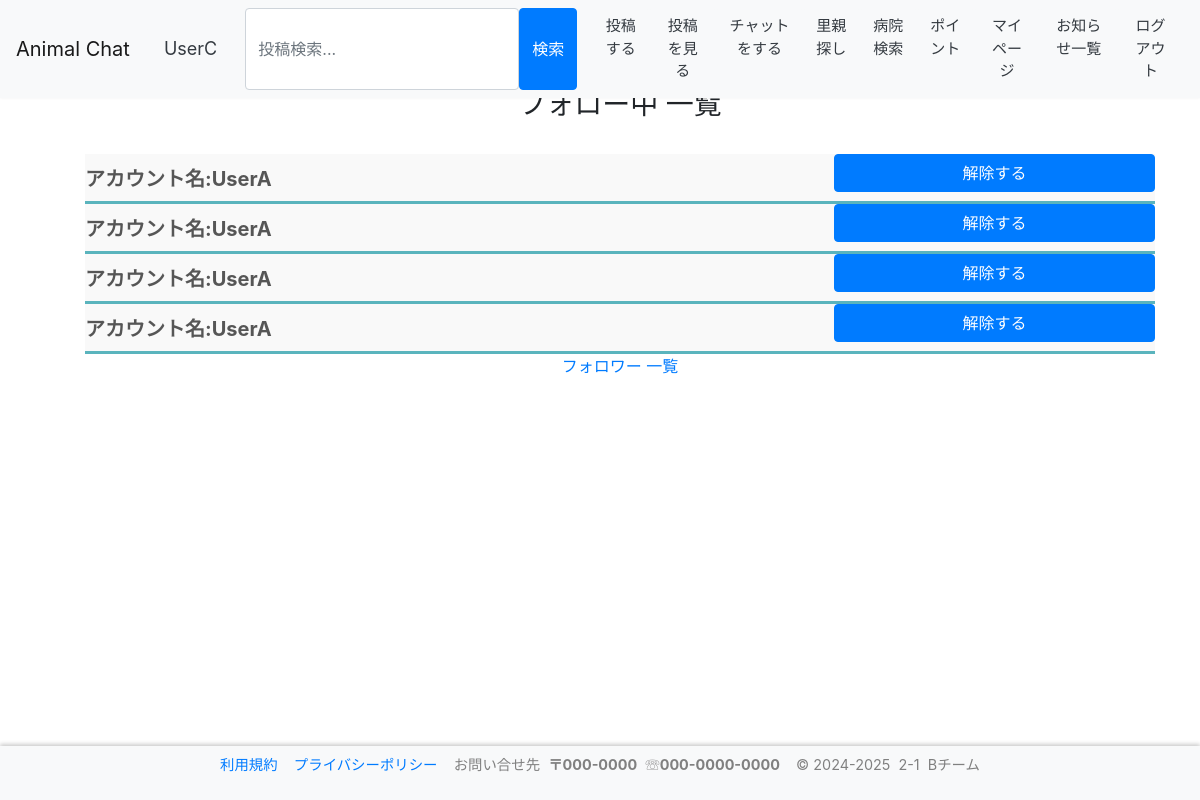
Before: /contents/mypage/follow/ (signed in) with the older database file.
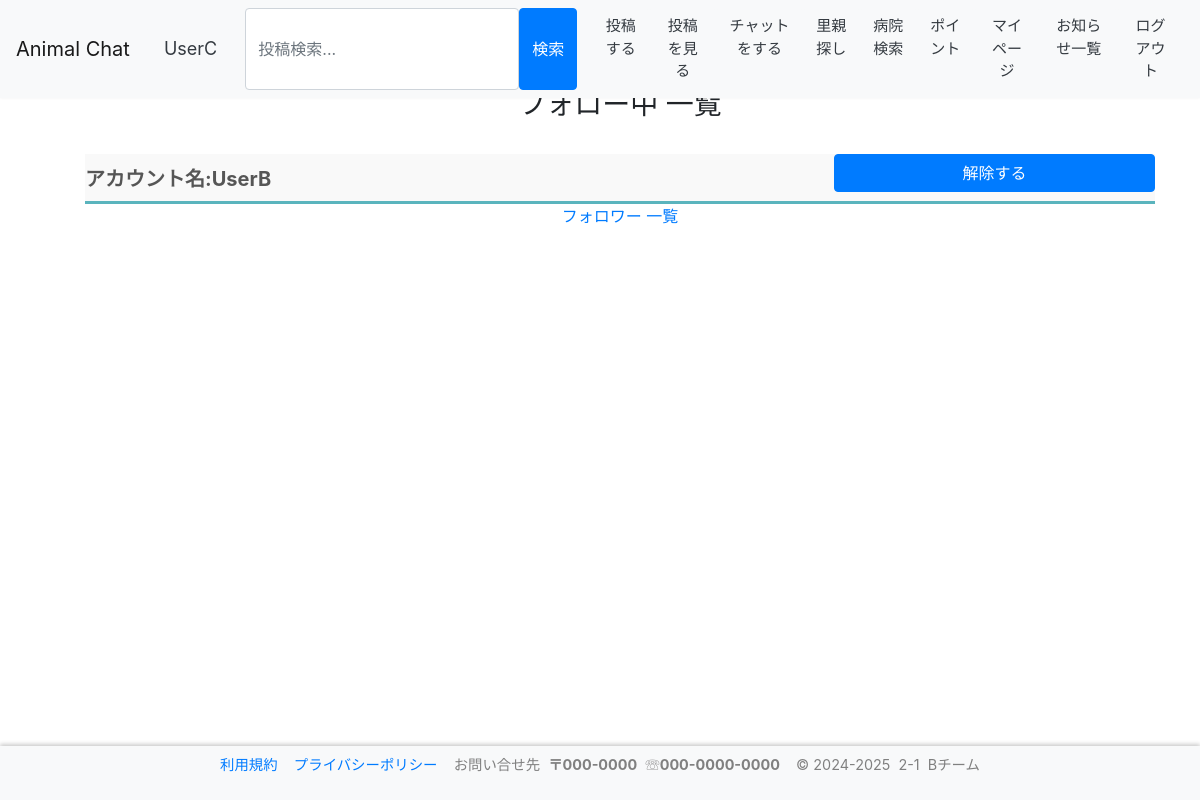
After: the same page with the newer database file.
### contents/models.py (models this page shows)
class FollowList(models.Model):
    id = models.AutoField(primary_key=True)
    follow = models.IntegerField(
        gettext_lazy("アカウントID"),
        null=False,
    )
    follow_name = models.CharField(
        gettext_lazy("アカウント名"),
        null=False,
        max_length=128,
        default='',
        blank=True,
    )
    follow_er = models.IntegerField(
        gettext_lazy("アカウントID"),
        null=False,
    )
    follow_er_name = models.CharField(
        gettext_lazy("アカウント名"),
        null=False,
        max_length=128,
        default='',
        blank=True,
    )

### contents/views.py (the view, shortened to what this page needs)
# urls.py: path('mypage/follow/',views.FollowView.as_view(), name='follow'),
class FollowView(ListView):
    template_name = "contents/follow_list.html"
    model = FollowList
    paginate_by = 10
    context_object_name = "flist"
    def get_queryset(self):
        user = self.request.user
        queryset = FollowList.objects.filter(follow=user.id)
        return queryset

### accounts/models.py (called while the page is built)
    def __str__(self):
        return self.__unicode__()

    def __unicode__(self):
        return self.screen_name or self.email

### templates/contents/follow_list.html (shortened to what this page needs)
{% extends "base.html" %}
{% load static %}
{% block content %}
<br>
<ul>
    <h3 style="text-align:center;">フォロー中 一覧</h3>
    <br>
    {% if flist %}
    {% for data in flist %}
    <form  method="post">
        <div class="tab_item2" >
            <div style="display:flex;">
                <div style="width:70%;text-align:left;">
                    <div>
                        <label for="programming" style="">アカウント名:{{ data.follow_er_name }}</label>
                    </div>
                </div>
                <div style="width:30%;text-align:right;">
                    <input type="submit" value="解除する"class="btn btn-primary btn-block">
                </div>
            </div>
        </div>
    </form>
    {% endfor %}
    {%else%}
        <p>フォローしているアカウントはありません</p>
    {% endif %}
    <br style="height:10px;">
    <a href="{% url 'contents:follow_er' %}" class="btn btn-link btn-block" target="_self">フォロワー 一覧</a>
</ul>
{% endblock %}

Changed rows visible on the page:
removed FollowList: follow_er_name "UserA"
removed FollowList: follow_er_name "UserA"
removed FollowList: follow_er_name "UserA"
removed FollowList: follow_er_name "UserA"
added FollowList: follow_er_name "UserB"
